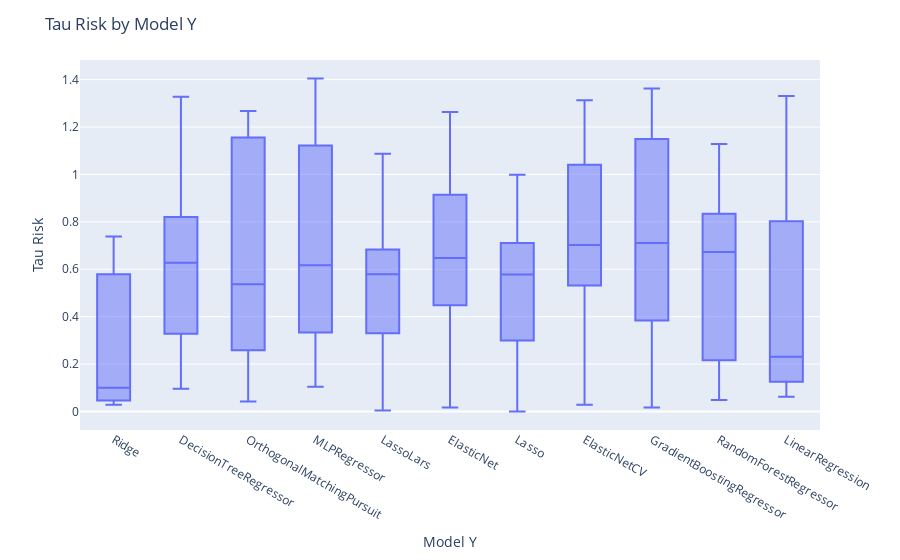

Source (notebook cell):
### Code cell
# Create the box plot using Plotly Express
fig = px.box(results_df, x='model_y', y='tao_risk')

# Set the title and axis labels
fig.update_layout(title='Tau Risk by Model Y',
                  xaxis_title='Model Y',
                  yaxis_title='Tau Risk')

# Show the plot
fig.show()

### Figure 1 — Plotly figure (JSON) as saved in the notebook; plotly's stock layout.template omitted (floating-point values rounded to 4 significant figures)
{"data": [{"alignmentgroup": "True", "hovertemplate": "model_y=%{x}<br>tao_risk=%{y}<extra></extra>", "legendgroup": "", "marker": {"color": "#636efa"}, "name": "", "notched": false, "offsetgroup": "", "orientation": "v", "showlegend": false, "type": "box", "x": ["Ridge", "DecisionTreeRegressor", "OrthogonalMatchingPursuit", "MLPRegressor", "LassoLars", "ElasticNet", "Lasso", "ElasticNetCV", "Lasso", "OrthogonalMatchingPursuit", "DecisionTreeRegressor", "ElasticNetCV", "ElasticNet", "ElasticNetCV", "LassoLars", "LassoLars", "ElasticNet", "GradientBoostingRegressor", "MLPRegressor", "RandomForestRegressor", "MLPRegressor", "MLPRegressor", "DecisionTreeRegressor", "Lasso", "LassoLars", "DecisionTreeRegressor", "GradientBoostingRegressor", "MLPRegressor", "ElasticNet", "RandomForestRegressor", "Ridge", "GradientBoostingRegressor", "ElasticNet", "Lasso", "RandomForestRegressor", "OrthogonalMatchingPursuit", "ElasticNetCV", "ElasticNetCV", "RandomForestRegressor", "DecisionTreeRegressor", "Lasso", "LassoLars", "ElasticNet", "GradientBoostingRegressor", "Lasso", "MLPRegressor", "LassoLars", "RandomForestRegressor", "ElasticNet", "ElasticNetCV", "ElasticNet", "OrthogonalMatchingPursuit", "OrthogonalMatchingPursuit", "MLPRegressor", "ElasticNetCV", "DecisionTreeRegressor", "LinearRegression", "GradientBoostingRegressor", "GradientBoostingRegressor", "MLPRegressor", "Lasso", "LassoLars", "GradientBoostingRegressor", "ElasticNet", "ElasticNetCV", "ElasticNet", "OrthogonalMatchingPursuit", "RandomForestRegressor", "LinearRegression", "Lasso", "DecisionTreeRegressor", "Ridge", "MLPRegressor", "GradientBoostingRegressor", "RandomForestRegressor", "LinearRegression", "LassoLars", "OrthogonalMatchingPursuit", "RandomForestRegressor", "LinearRegression"], "x0": " ", "xaxis": "x", "y": [0.02844, 0.258, 0.3348, 0.3876, 0.4438, 0.4484, 0.5044, 0.5062, 0.525, 0.5368, 0.5398, 0.5574, 0.5612, 0.5681, 0.5777, 0.5806, 0.5928, 0.6132, 0.6168, 0.6258, 0.1716, 0.5183, 0.6274, 0.6433, 0.6516, 0.6582, 0.6642, 0.6758, 0.7021, 0.7209, 0.7386, 0.7582, 0.7776, 0.7785, 0.8135, 0.8311, 0.8362, 0.8485, 0.854, 0.8747, 0.631, 0.7158, 0.9144, 0.9605, 0.9989, 1.07, 1.087, 1.128, 1.197, 1.233, 1.263, 1.264, 1.267, 1.278, 1.313, 1.328, 1.331, 1.339, 1.363, 1.405, 9.191e-05, 0.003802, 0.01683, 0.01742, 0.02854, 0.03905, 0.0422, 0.04848, 0.06208, 0.09378, 0.09635, 0.09987, 0.104, 0.1541, 0.1813, 0.1887, 0.2161, 0.2332, 0.2504, 0.2741], "y0": " ", "yaxis": "y"}], "layout": {"boxmode": "group", "legend": {"tracegroupgap": 0}, "margin": {"t": 60}, "title": {"text": "Tau Risk by Model Y"}, "xaxis": {"anchor": "y", "domain": [0, 1], "title": {"text": "Model Y"}}, "yaxis": {"anchor": "x", "domain": [0, 1], "title": {"text": "Tau Risk"}}}}
